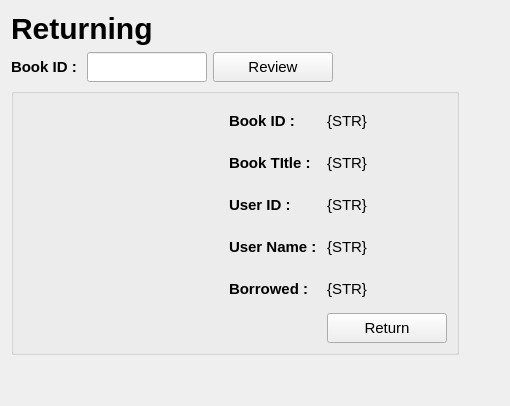
      <widget class="QWidget" name="Returning">
       <layout class="QVBoxLayout" name="verticalLayout_11">
        <item>
         <widget class="QLabel" name="label_12">
          <property name="sizePolicy">
           <sizepolicy hsizetype="Preferred" vsizetype="Fixed">
            <horstretch>0</horstretch>
            <verstretch>0</verstretch>
           </sizepolicy>
          </property>
          <property name="styleSheet">
           <string notr="true">font-size: 30px; font-weight: 600;</string>
          </property>
          <property name="text">
           <string>Returning</string>
          </property>
         </widget>
        </item>
        <item>
         <layout class="QHBoxLayout" name="horizontalLayout_14">
          <item>
           <widget class="QLabel" name="label_35">
            <property name="styleSheet">
             <string notr="true">font-size: 15px; font-weight: 600;</string>
            </property>
            <property name="text">
             <string>Book ID : </string>
            </property>
           </widget>
          </item>
          <item>
           <widget class="QLineEdit" name="lineEditR_BookID">
            <property name="minimumSize">
             <size>
              <width>120</width>
              <height>30</height>
             </size>
            </property>
            <property name="maximumSize">
             <size>
              <width>120</width>
              <height>30</height>
             </size>
            </property>
           </widget>
          </item>
          <item>
           <widget class="QPushButton" name="pushButtonR_Review">
            <property name="minimumSize">
             <size>
              <width>120</width>
              <height>30</height>
             </size>
            </property>
            <property name="maximumSize">
             <size>
              <width>120</width>
              <height>30</height>
             </size>
            </property>
            <property name="styleSheet">
             <string notr="true">font-size: 15px;</string>
            </property>
            <property name="text">
             <string>Review</string>
            </property>
           </widget>
          </item>
          <item>
           <spacer name="horizontalSpacer_20">
            <property name="orientation">
             <enum>Qt::Horizontal</enum>
            </property>
            <property name="sizeHint" stdset="0">
             <size>
              <width>40</width>
              <height>20</height>
             </size>
            </property>
           </spacer>
          </item>
         </layout>
        </item>
        <item>
         <layout class="QVBoxLayout" name="verticalLayout_18"/>
        </item>
        <item>
         <layout class="QHBoxLayout" name="horizontalLayout_15">
          <item>
           <widget class="QGroupBox" name="groupBoxR">
            <property name="title">
             <string/>
            </property>
            <layout class="QHBoxLayout" name="horizontalLayout_13">
             <item>
              <widget class="QLabel" name="labelR_Image">
               <property name="minimumSize">
                <size>
                 <width>180</width>
                 <height>240</height>
                </size>
               </property>
               <property name="maximumSize">
                <size>
                 <width>180</width>
                 <height>240</height>
                </size>
               </property>
               <property name="text">
                <string/>
               </property>
               <property name="pixmap">
                <pixmap>../../assets/book.svg</pixmap>
               </property>
               <property name="scaledContents">
                <bool>true</bool>
               </property>
              </widget>
             </item>
             <item>
              <spacer name="horizontalSpacer_23">
               <property name="orientation">
                <enum>Qt::Horizontal</enum>
               </property>
               <property name="sizeType">
                <enum>QSizePolicy::Fixed</enum>
               </property>
               <property name="sizeHint" stdset="0">
                <size>
                 <width>20</width>
                 <height>20</height>
                </size>
               </property>
              </spacer>
             </item>
             <item>
              <layout class="QGridLayout" name="gridLayout_6">
               <item row="4" column="1">
                <widget class="QLabel" name="labelR_Borrowed">
                 <property name="styleSheet">
                  <string notr="true">font-size: 15px;</string>
                 </property>
                 <property name="text">
                  <string>{STR}</string>
                 </property>
                </widget>
               </item>
               <item row="0" column="0">
                <widget class="QLabel" name="label_36">
                 <property name="styleSheet">
                  <string notr="true">font-size: 15px; font-weight: 600;</string>
                 </property>
                 <property name="text">
                  <string>Book ID : </string>
                 </property>
                </widget>
               </item>
               <item row="1" column="1">
                <widget class="QLabel" name="labelR_BookTitle">
                 <property name="styleSheet">
                  <string notr="true">font-size: 15px;</string>
                 </property>
                 <property name="text">
                  <string>{STR}</string>
                 </property>
                </widget>
               </item>
               <item row="2" column="0">
                <widget class="QLabel" name="label_40">
                 <property name="styleSheet">
                  <string notr="true">font-size: 15px; font-weight: 600;</string>
                 </property>
                 <property name="text">
                  <string>User ID : </string>
                 </property>
                </widget>
               </item>
               <item row="4" column="0">
                <widget class="QLabel" name="label_44">
                 <property name="styleSheet">
                  <string notr="true">font-size: 15px; font-weight: 600;</string>
                 </property>
                 <property name="text">
                  <string>Borrowed : </string>
                 </property>
                </widget>
               </item>
               <item row="3" column="0">
                <widget class="QLabel" name="label_42">
                 <property name="styleSheet">
                  <string notr="true">font-size: 15px; font-weight: 600;</string>
                 </property>
                 <property name="text">
                  <string>User Name : </string>
                 </property>
                </widget>
               </item>
               <item row="0" column="1">
                <widget class="QLabel" name="labelR_BookID">
                 <property name="styleSheet">
                  <string notr="true">font-size: 15px;</string>
                 </property>
                 <property name="text">
                  <string>{STR}</string>
                 </property>
                </widget>
               </item>
               <item row="2" column="1">
                <widget class="QLabel" name="labelR_UserID">
                 <property name="styleSheet">
                  <string notr="true">font-size: 15px;</string>
                 </property>
                 <property name="text">
                  <string>{STR}</string>
                 </property>
                </widget>
               </item>
               <item row="3" column="1">
                <widget class="QLabel" name="labelR_UserName">
                 <property name="styleSheet">
                  <string notr="true">font-size: 15px;</string>
                 </property>
                 <property name="text">
                  <string>{STR}</string>
                 </property>
                </widget>
               </item>
               <item row="1" column="0">
                <widget class="QLabel" name="label_38">
                 <property name="styleSheet">
                  <string notr="true">font-size: 15px; font-weight: 600;</string>
                 </property>
                 <property name="text">
                  <string>Book TItle : </string>
                 </property>
                </widget>
               </item>
               <item row="5" column="1">
                <widget class="QPushButton" name="pushButtonR_Return">
                 <property name="minimumSize">
                  <size>
                   <width>120</width>
                   <height>30</height>
                  </size>
                 </property>
                 <property name="maximumSize">
                  <size>
                   <width>120</width>
                   <height>30</height>
                  </size>
                 </property>
                 <property name="styleSheet">
                  <string notr="true">font-size: 15px;</string>
                 </property>
                 <property name="text">
                  <string>Return</string>
                 </property>
                </widget>
               </item>
              </layout>
             </item>
            </layout>
           </widget>
          </item>
          <item>
           <spacer name="horizontalSpacer_21">
            <property name="orientation">
             <enum>Qt::Horizontal</enum>
            </property>
            <property name="sizeHint" stdset="0">
             <size>
              <width>40</width>
              <height>20</height>
             </size>
            </property>
           </spacer>
          </item>
         </layout>
        </item>
        <item>
         <spacer name="verticalSpacer_6">
          <property name="orientation">
           <enum>Qt::Vertical</enum>
          </property>
          <property name="sizeHint" stdset="0">
           <size>
            <width>20</width>
            <height>40</height>
           </size>
          </property>
         </spacer>
        </item>
       </layout>
      </widget>
